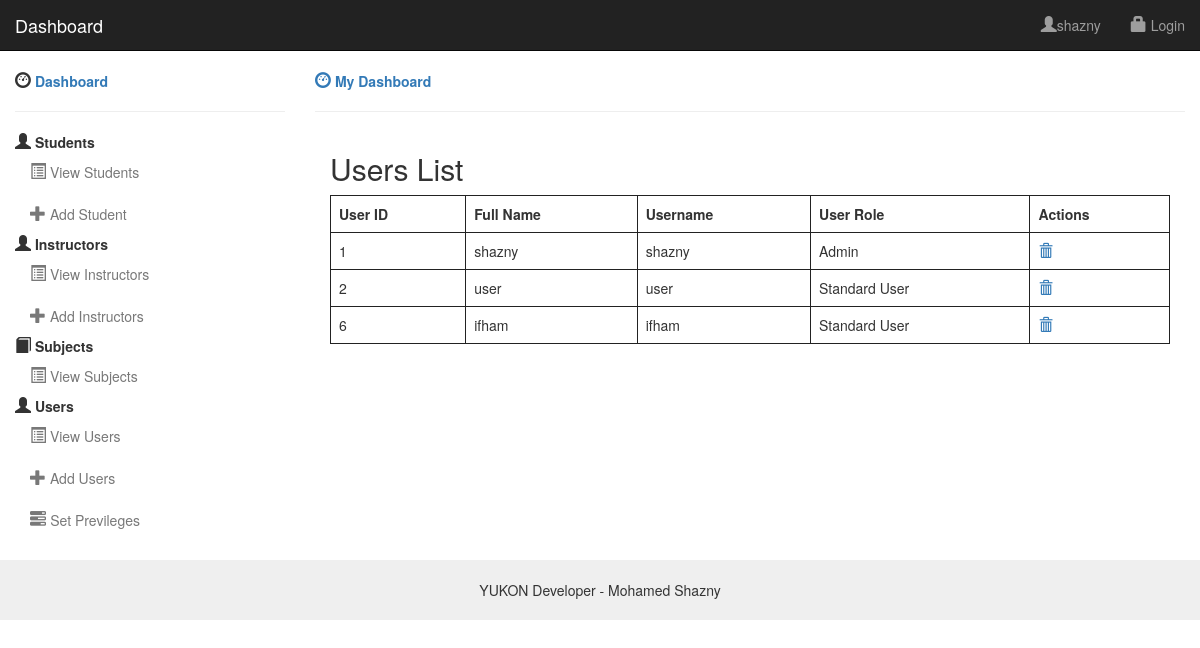
Screenshot of /view_users.php (signed in) with the database file from the repository.
### tables this page shows
CREATE TABLE `user_role` (
  `user_id` int(10) UNSIGNED NOT NULL,
  `role_id` int(10) UNSIGNED NOT NULL
);

CREATE TABLE `users` (
  `user_id` int(10) UNSIGNED NOT NULL,
  `name` varchar(50) NOT NULL,
  `username` varchar(50) NOT NULL,
  `userpass` varchar(150) NOT NULL
);

CREATE TABLE `roles` (
  `role_id` int(10) UNSIGNED NOT NULL,
  `role_name` varchar(50) NOT NULL,
  `role_dis_name` varchar(50) NOT NULL
);

### view_users.php (the view, shortened to what this page needs)
<?php
include('header.php');
?>
<div class="container-fluid">
    <div class="row">
        <?php include('side_menu.php'); ?>
        <div class="col-sm-9">
            <a href="#"><strong><i class="glyphicon glyphicon-dashboard"></i> My Dashboard</strong></a>
            <hr>
          <div class="container">
              <h2>Users List</h2>
              <table class="table table-bordered">
                <thead>
                  <tr>
                    <th>User ID </th>
                    <th>Full Name </th>
                    <th>Username</th>
                    <th>User Role</th>
                    <th>Actions</th>
                  </tr>
                </thead>
                <tbody>
                  <?php
                   $sql="SELECT * FROM roles r JOIN user_role ur ON r.role_id=ur.role_id join users u on u.user_id=ur.user_id ";
                   $result = mysqli_query($conn, $sql);
                   if ($result->num_rows > 0) {
                    while($row = $result->fetch_assoc()) {
                    echo "<tr>";
                    echo "<td>".$row['user_id']."</td>";
                    echo "<td>".$row['name']."</td>";
                    echo "<td>".$row['username']."</td>";
                    echo "<td>".$row['role_dis_name']."</td>";
                    echo "<td>
                              <a id='".$row['user_id']."' onclick='delt_usr(this)'><span class='glyphicon glyphicon-trash'></span></a>
                          </td>";
                    echo "</tr>";
                  }
                }
                ?>
                </tbody>
              </table>
           </div>
        </div>
    </div>
</div>
<?php
include('footer.php');
?>
    </body>
</html>

### header.php (style rules this page uses)
i { font-size:16px; }
.container { width: 100% !important; }
.table-bordered>tbody>tr>td, .table-bordered>tbody>tr>th, .table-bordered>tfoot>tr>td, .table-bordered>tfoot>tr>th, .table-bordered>thead>tr>td, .table-bordered>thead>tr>th { border: 1px solid #222222 !important; }

### rows the page displays
user_role: user_id.user_id "1", user_id.name "shazny", user_id.username "shazny", role.role_dis_name "Admin"
user_role: user_id.user_id "2", user_id.name "user", user_id.username "user", role.role_dis_name "Standard User"
user_role: user_id.user_id "6", user_id.name "ifham", user_id.username "ifham", role.role_dis_name "Standard User"

### other values shown
$_SESSION['username'] "shazny"
